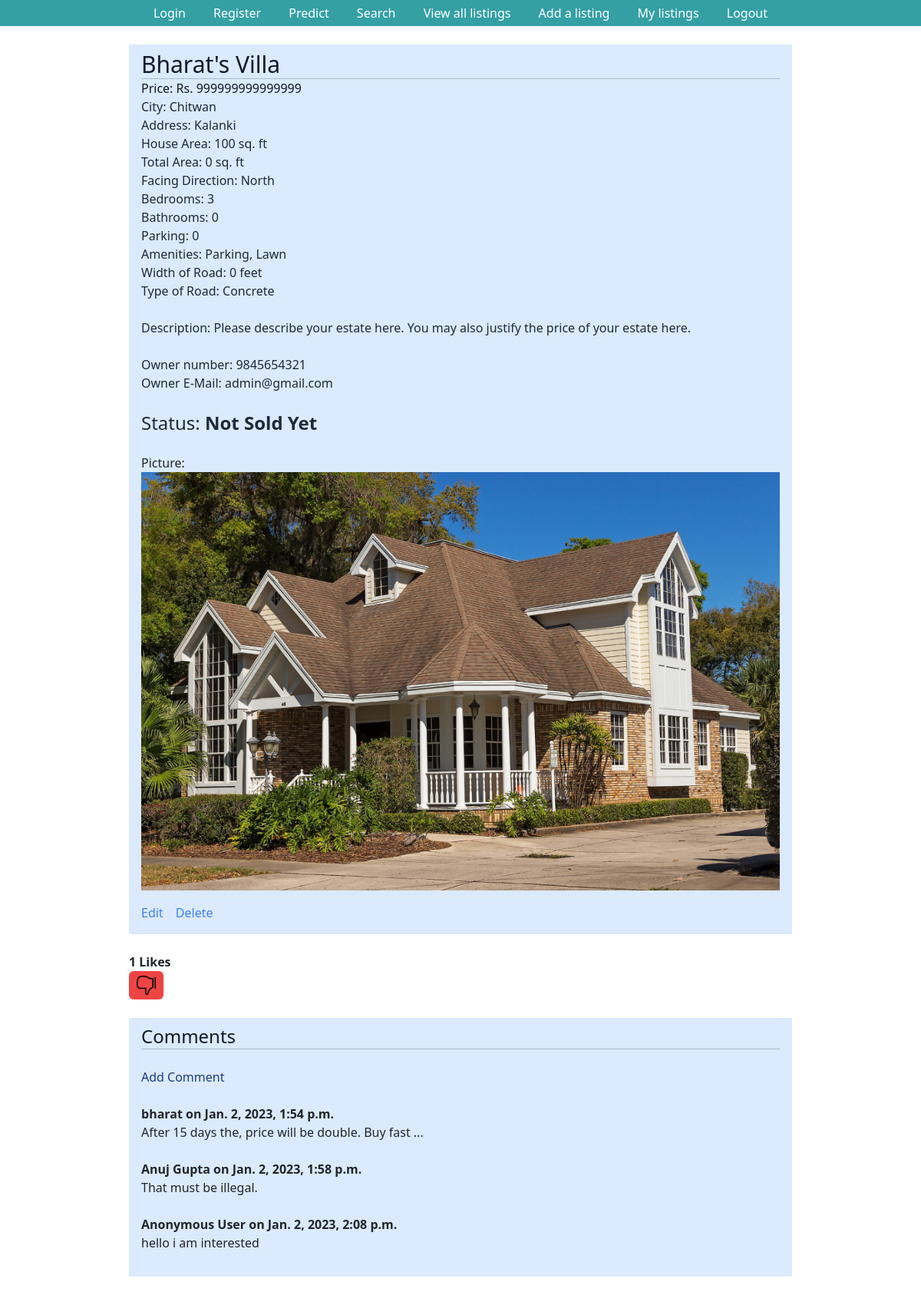
Page /listings/6/ (signed in) on the committed database.
### listings/models.py (models this page shows, shortened)
class Listing(models.Model):
    Title = models.CharField(max_length=30, default='House on Sale')
    Location = models.CharField(max_length=30, default='Kalanki')
    City = models.CharField(max_length=30, default='Kathmandu')
    Price = models.IntegerField(default=9999999)
    Bedroom = models.IntegerField(default=1)
    Bathroom = models.IntegerField(default=1)
    Floors = models.IntegerField(default=1)
    Parking = models.IntegerField(default=1)
    Face = models.CharField(max_length=30, default="East")
    Area = models.IntegerField(default=100)
    Road_Width = models.IntegerField(default=0)
    Road_Type = models.CharField(max_length=30, default="Concrete")
    Build_Area = models.IntegerField(default=100)
    Amenities = models.CharField(max_length=30, default="Bathroom")
    Contact_number = models.IntegerField(default=9845654321)
    Contact_mail = models.EmailField(max_length=30, default='admin@gmail.com')
    Image = models.ImageField(max_length = 254)
    user = models.ForeignKey(User, on_delete=models.SET_NULL,null=True)
    is_sold = models.BooleanField(default=False)
    Description = models.CharField(max_length=1000, default="Please describe your estate here. You may also justify the price of your estate here.")
    likes = models.ManyToManyField(User, related_name='estate')

class Comment(models.Model):
    listing = models.ForeignKey(Listing, related_name = "comments", on_delete = models.CASCADE)
    name = models.CharField(max_length=100, default="Anonymous User")
    body = models.TextField()
    date_added = models.DateTimeField(auto_now_add=True)

### listings/views.py (the view)
# urls.py: path('listings/<pk>/', ListingRetrieveView.as_view(), name='listing_retrieve'),
class ListingRetrieveView(LoginRequiredMixin, DetailView):
    model = Listing
    template_name = 'listing.html'
    def get_context_data(self, *args, **kwargs):
        listing= Listing.objects.all()
        context=super(ListingRetrieveView, self).get_context_data(**kwargs)
        stuff=get_object_or_404(Listing, id=self.kwargs['pk'])
        liked=False
        if stuff.likes.filter(id=self.request.user.id).exists():
            liked = True
        context["liked"]=liked
        return context

### templates/listing.html (shortened to what this page needs)
{% extends "base.html" %}
{% block content %}
<div class="px-3 py-2 bg-blue-100 rounded-sm">
    <h3 class="text-3xl text-gray-900">{{ listing.Title }}</h3><hr>
    <p class="text-gray-900">Price: Rs. {{listing.Price}}</p>
    <p class="text-gray-800">City: {{listing.City}}</p>
        {% if request.user.is_authenticated %}
        <p class="text-gray-800">Address: {{listing.Location}}</p>
        <p class="text-gray-800">House Area: {{listing.Area}} sq. ft</p>
        <p class="text-gray-800">Total Area: {{listing.Build_Area}} sq. ft</p>
        <p class="text-gray-800">Facing Direction: {{listing.Face}}</p>
        <p class="text-gray-800">Bedrooms: {{listing.Bedroom}}</p>
        <p class="text-gray-800">Bathrooms: {{listing.Bathroom}}</p>
        <p class="text-gray-800">Parking: {{listing.Parking}}</p>
        <p class="text-gray-800">Amenities: {{listing.Amenities}}</p>
        <p class="text-gray-800">Width of Road: {{listing.Road_Width}} feet</p>
        <p class="text-gray-800">Type of Road: {{listing.Road_Type}}</p>
        <br><p class="text-gray-800">Description: {{listing.Description}}</p><br>
        <p class="text-gray-800">Owner number: {{listing.Contact_number}}</p>
        <p class="text-gray-800">Owner E-Mail: {{listing.Contact_mail}}</p><br>
        {% endif %}
    <h1 class="text-2xl text-gray-800">Status: <strong>{{listing.is_sold|yesno:"Sold, Not Sold Yet"}}</strong></h1><br>
    <p>Picture: <br><img src="{{ listing.Image.url }}" alt=""></p>
    {% if request.user.is_staff %}
    <div class="mt-2 py-2 border-t border-gray-200">
        <a href="/listings/{{ listing.id }}/edit/" class="text-blue-500">
            Edit</a>
        <a href="/listings/{{ listing.id }}/delete/" class="ml-3 text-blue-500">
            Delete</a>
    </div>
    {% endif %}
</div><br>
<form action="{% url 'like_estate' listing.pk %}" method="post">
    <strong>  {{ listing.likes.count }} Likes</strong><br>
    {% if user.is_authenticated %}
        {% if liked %}
            <button type="submit", name="listing_id", value="{{ listing.id }}", class="bg-red-500 hover:bg-red-700 text-white font-bold py-1.5 px-2.5 rounded">
                <img src="\media\dislike.png" width="25" height="25" border="0" />
            </button>
        {% else %}
            <button type="submit", name="listing_id", value="{{ listing.id }}", class="bg-blue-500 hover:bg-blue-700 text-white font-bold py-1 px-2 rounded">
                <img src="\media\facebook-like.png" width="30" height="30" border="0" />
            </button>
        {% endif %}
    {% else %}
        <small>Login to like</small>
    {% endif %}
</form>
<br>
<div class="px-3 py-2 bg-blue-100 rounded-sm">
    {% if not listing.comments.all %}
        <h3 class="text-2xl text-gray-900">No comments yet. Be the first to add one.
            <a href="{% url 'add_comment' listing.pk %}" class="text-blue-900">Add Comment</a></h3>
    {% else %}
        <h3 class="text-2xl text-gray-900">Comments</h3><hr><br>
        <a href="{% url 'add_comment' listing.pk %}" class="text-blue-900">Add Comment</a><br><br>
        {% for comment in listing.comments.all %}
            <strong>
                {{ comment.name }} on {{ comment.date_added }}
            </strong><br>
            {{ comment.body }}
            <br><br>
        {% endfor %}
    {% endif %}
</div>
{% endblock content %}

### rows in the picture
Listing: Title "Bharat's Villa", Price "999999999999999", City "Chitwan", Location "Kalanki", Area "100", Build_Area "0", Face "North", Bedroom "3", Bathroom "0", Parking "0", Amenities "Parking, Lawn", Road_Width "0", Road_Type "Concrete", Description "Please describe your estate here. You may also justify the price of your estate here.", Contact_number "9845654321", Contact_mail "admin@gmail.com", is_sold "Not Sold Yet", Image (picture), likes.count "1"
Comment: name "bharat", date_added "Jan. 2, 2023, 1:54 p.m.", body "After 15 days the, price will be double. Buy fast ..."
Comment: name "Anuj Gupta", date_added "Jan. 2, 2023, 1:58 p.m.", body "That must be illegal."
Comment: name "Anonymous User", date_added "Jan. 2, 2023, 2:08 p.m.", body "hello i am interested"
